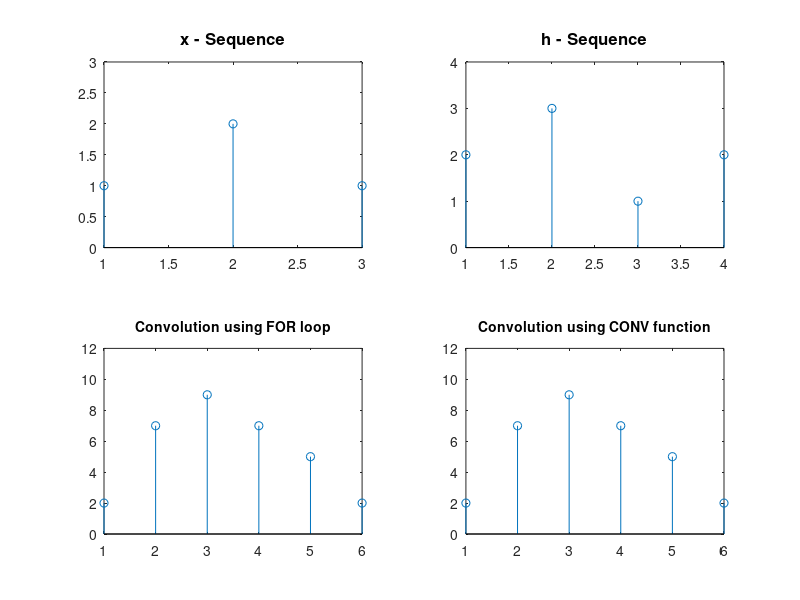

Write the MATLAB code that produced this figure.
clc

x = [1 2 1];
h = [2 3 1 2];

y = zeros(1,length(x) + length(h) - 1);

for n = 1:length(y)
   sum = 0;
   for k = 1 : length(x)
       index = n - k + 1;
       if index >= 1 && index <= length(h)
           sum = sum + ( x(k) .* h(index) );   
       end
   end
   y(n) = sum;
end

subplot(2,2,1);
z = 1:1:length(x);
stem(z,x);
axis([1 length(x) 0 3])
title('x - Sequence','FONTSIZE',12); 
subplot(2,2,2);
z = 1:1:length(h);
stem(z,h);
axis([1 length(h) 0 4])
title('h - Sequence','FONTSIZE',12); 
z = 1:1:length(y);
subplot(2,2,3);
stem(z,y);
axis([1 length(y) 0 12])
title('Convolution using FOR loop','FONTSIZE',10); 
subplot(2,2,4);
stem(z,conv(x,h));
axis([1 length(y) 0 12])
title('Convolution using CONV function','FONTSIZE',10); 